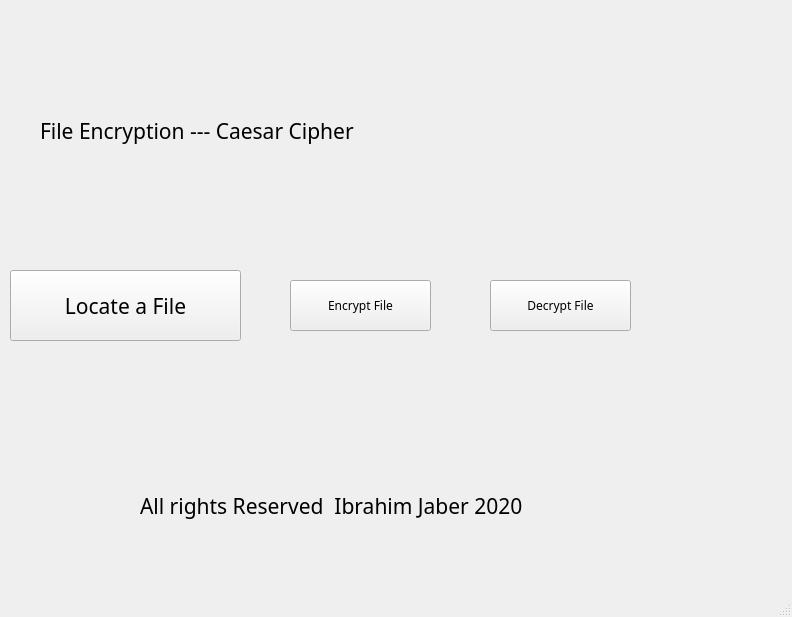
<?xml version="1.0" encoding="UTF-8"?>
<ui version="4.0">
 <class>MainWindow</class>
 <widget class="QMainWindow" name="MainWindow">
  <property name="geometry">
   <rect>
    <x>0</x>
    <y>0</y>
    <width>792</width>
    <height>617</height>
   </rect>
  </property>
  <property name="font">
   <font>
    <family>Segoe Print</family>
   </font>
  </property>
  <property name="windowTitle">
   <string>MainWindow</string>
  </property>
  <widget class="QWidget" name="centralwidget">
   <widget class="QPushButton" name="EncryptBtn">
    <property name="geometry">
     <rect>
      <x>290</x>
      <y>280</y>
      <width>141</width>
      <height>51</height>
     </rect>
    </property>
    <property name="font">
     <font>
      <family>ROG Fonts</family>
     </font>
    </property>
    <property name="text">
     <string>Encrypt File</string>
    </property>
   </widget>
   <widget class="QLabel" name="label">
    <property name="geometry">
     <rect>
      <x>40</x>
      <y>10</y>
      <width>691</width>
      <height>241</height>
     </rect>
    </property>
    <property name="font">
     <font>
      <family>ROG Fonts</family>
      <pointsize>16</pointsize>
      <weight>50</weight>
      <bold>false</bold>
     </font>
    </property>
    <property name="text">
     <string>File Encryption --- Caesar Cipher</string>
    </property>
    <property name="textFormat">
     <enum>Qt::PlainText</enum>
    </property>
   </widget>
   <widget class="QPushButton" name="DecryptBtn">
    <property name="geometry">
     <rect>
      <x>490</x>
      <y>280</y>
      <width>141</width>
      <height>51</height>
     </rect>
    </property>
    <property name="font">
     <font>
      <family>ROG Fonts</family>
     </font>
    </property>
    <property name="text">
     <string>Decrypt File</string>
    </property>
   </widget>
   <widget class="QPushButton" name="locateBtn">
    <property name="geometry">
     <rect>
      <x>10</x>
      <y>270</y>
      <width>231</width>
      <height>71</height>
     </rect>
    </property>
    <property name="font">
     <font>
      <family>ROG Fonts</family>
      <pointsize>16</pointsize>
     </font>
    </property>
    <property name="text">
     <string>Locate a File</string>
    </property>
   </widget>
   <widget class="QLabel" name="footerLbl">
    <property name="geometry">
     <rect>
      <x>140</x>
      <y>460</y>
      <width>541</width>
      <height>91</height>
     </rect>
    </property>
    <property name="font">
     <font>
      <family>Segoe Print</family>
      <pointsize>16</pointsize>
     </font>
    </property>
    <property name="text">
     <string>All rights Reserved  Ibrahim Jaber 2020</string>
    </property>
   </widget>
  </widget>
  <widget class="QMenuBar" name="menubar">
   <property name="geometry">
    <rect>
     <x>0</x>
     <y>0</y>
     <width>792</width>
     <height>26</height>
    </rect>
   </property>
  </widget>
  <widget class="QStatusBar" name="statusbar"/>
 </widget>
 <resources/>
 <connections/>
</ui>
